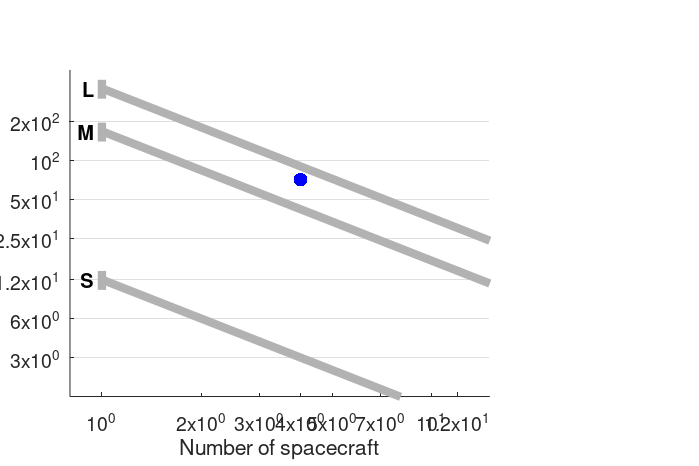

Write MATLAB code to recreate this figure. (Note: this script raises an error after producing the figure.)
function payload_mass_vs_number_of_sc
%% Defaults
payloadLim = [1.5 500]; % kg

nScMax   = 12;
xLim = [0.8 nScMax/0.8];
yLim = payloadLim;

Cluster = struct('nSc',4,'mPayload',71,'name','Cluster');
CrossScaleI = struct('nSc',10,'mPayload',40,'name','Cross-Scale I');
CrossScaleII= struct('nSc',7,'mPayload',30,'name','Cross-Scale II');
EIDOSCOPE   = struct('nSc',1, 'mPayload',40,'name','EIDOSCOPE');
MMS = struct('nSc',4,'mPayload',160,'name','MMS');
THEMIS      = struct('nSc',5, 'mPayload',24,'name','THEMIS');
TorESA      = struct('nSc',1, 'mPayload',26,'name','Tor');

M4BigMum      = struct('nSc',1,  'mPayload',150,'name','THOR','nameLong','Big Mother');
M4MumSonI     = struct('nSc',1.3,'mPayload',125,'name','MS','nameLong','Mother Son');
M4MumSonII    = struct('nSc',1.3,'mPayload',19, 'name','MS','nameLong','Mother Son');
M4MumDaughterI= struct('nSc',1.5,'mPayload',105,'name','MD','nameLong','Mother Daughters');
M4MumDaughterII= struct('nSc',1.5,'mPayload',12,'name','MD','nameLong','Mother Daughters');
M4MotherMother= struct('nSc',2,  'mPayload',85, 'name','MM','nameLong','Mother Mother');
%M4MotherFather= struct('nSc',2,  'mPayload',79, 'name','MF','nameLong','Mother Father');
%M4Sisters     = struct('nSc',3,  'mPayload',50, 'name','S', 'nameLong','Sisters');

Lclass = struct('mLim',300*[1 1.4],'name','L'); % payload mass for single s/c
Mclass = struct('mLim',140*[1 1.4],'name','M'); % payload mass for single s/c
Sclass = struct('mLim', 10*[1 1.4],'name','S'); % payload mass for single s/c

ScProps = {'MarkerSize',30,'MarkerEdgeColor','b'};
ScTextProps = {'FontWeight','demi','FontSize',18,'color',[0.4 0.4 0.4]};
M4Props = {'MarkerSize',30,'MarkerEdgeColor','r'};
M4TextProps = {'FontWeight','demi','FontSize',18};
ClassLine = {'Color',[0.7 0.7 0.7],'linewidth',6,'linestyle','-'};
%% Initialize figure
set(0,'defaultLineLineWidth', 1.5);
fn=figure(61);
clf reset;
clear h;
set(fn,'color','white'); % white background for figures (default is grey)
set(gcf,'PaperUnits','centimeters')
xSize = 14; ySize = 2/3*xSize;
xLeft = (30-xSize)/2; yTop = (21-ySize)/2;
set(gcf,'PaperPosition',[xLeft yTop xSize ySize])
set(gcf,'Position',[10 10 xSize*50 ySize*50])
set(gcf,'paperpositionmode','auto') % to get the same printing as on screen
clear xLeft xSize sLeft ySize yTop
% additional good options
set(gcf,'defaultAxesFontSize',14);
set(gcf,'defaultTextFontSize',14);
set(gcf,'defaultAxesFontUnits','pixels');
set(gcf,'defaultTextFontUnits','pixels');

h=axes('position',[0.1 0.15 0.6 0.7]); % [x y dx dy]

% y axis
set(h,'ylim',payloadLim,...
  'yscale','log',...
  'ytick',[3 6 12 25 50 100 200 ],...
  'yminortick','off',...
  'ygrid','on','yminorgrid','off');
ylabel(h,'payload mass [kg]');
% x-axis
set(h,'xlim',xLim,...
  'xscale','log',...
  'xtick',[1 2 3 4 5 7 10 12]);
xlabel(h,'Number of spacecraft');
hold(h,'on');

% plot class lines
plot_class(Sclass);
plot_class(Mclass);
plot_class(Lclass);

% plot spacecrat
plot_spacecraft(Cluster)
plot_spacecraft(CrossScaleI)
plot_spacecraft(CrossScaleII)
plot_spacecraft(EIDOSCOPE)
plot_spacecraft(MMS)
plot_spacecraft(THEMIS,'verticalalignment','top')
plot_spacecraft(TorESA)

plot_m4(M4BigMum)
%legend_m4(M4BigMum)

irf_legend(h,[char(datetime("now","Format","uuuu-MM-dd HH:mm:ss")) '  ' mfilename],[0.99 1.01],...
  'fontsize',6,'interpreter','none','color',[0.9 0.9 0.9])
%% Functions nested
  function plot_spacecraft(Sc,varargin)
    plot(h,Sc.nSc,Sc.mPayload,'.',ScProps{:});
    text(Sc.nSc*1.05,Sc.mPayload*1.1,...
      Sc.name,'parent',h,ScTextProps{:},varargin{:});
  end
  function plot_m4(Sc,varargin)
    plot(h,Sc.nSc,Sc.mPayload,'.',M4Props{:});
    text(Sc.nSc*1.05,Sc.mPayload*1.1,...
      Sc.name,'parent',h,M4TextProps{:},varargin{:});
  end
  function legend_m4(varargin)
    textStruct = cell(1,nargin);
    for j=1:nargin
      Sc = varargin{j};
      textStruct{j} = [Sc.name ' - ' Sc.nameLong];
    end
    text(xLim(2),yLim(1),textStruct,...
      'verticalalignment','bottom');
  end
  function plot_class(Class)
    m = mean(Class.mLim);
    line([1 xLim(2)],[m m/xLim(2)],ClassLine{:});
    line([1 1],Class.mLim,'parent',h,ClassLine{:});
    text(0.95,mean(Class.mLim),Class.name,...
      'horizontalalignment','right','fontsize',20,'fontweight','bold');
  end
end

